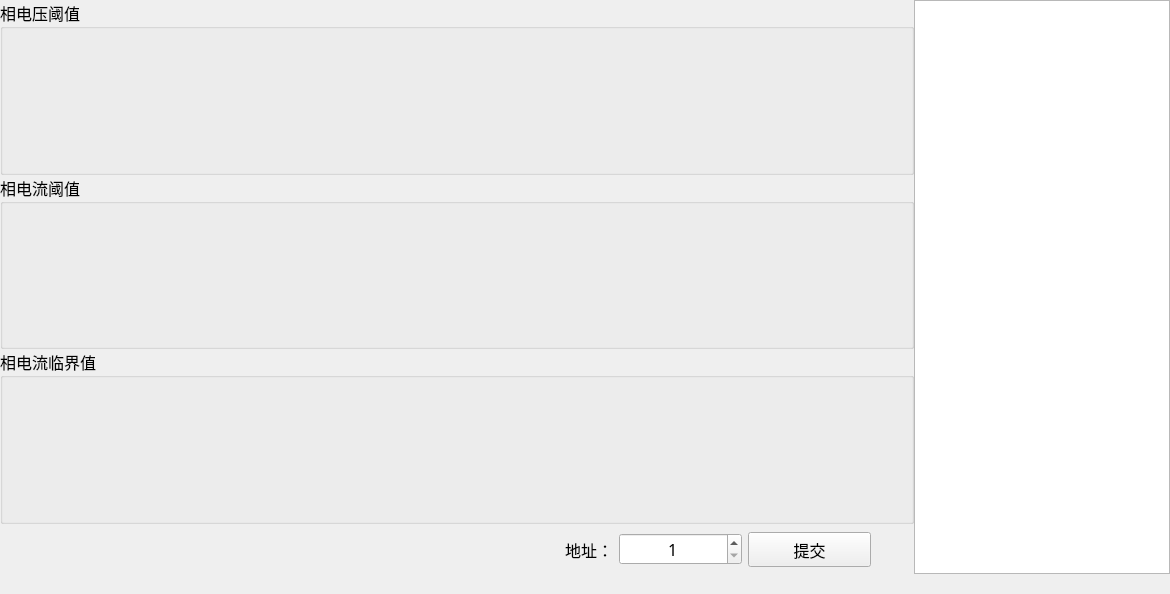
<?xml version="1.0" encoding="UTF-8"?>
<ui version="4.0">
 <class>MV1Set_LineWid</class>
 <widget class="QWidget" name="MV1Set_LineWid">
  <property name="geometry">
   <rect>
    <x>0</x>
    <y>0</y>
    <width>1170</width>
    <height>594</height>
   </rect>
  </property>
  <property name="font">
   <font>
    <family>微软雅黑</family>
    <pointsize>12</pointsize>
   </font>
  </property>
  <property name="windowTitle">
   <string>Form</string>
  </property>
  <layout class="QGridLayout" name="gridLayout">
   <property name="leftMargin">
    <number>0</number>
   </property>
   <property name="topMargin">
    <number>0</number>
   </property>
   <property name="rightMargin">
    <number>0</number>
   </property>
   <property name="bottomMargin">
    <number>20</number>
   </property>
   <property name="spacing">
    <number>0</number>
   </property>
   <item row="0" column="0">
    <layout class="QVBoxLayout" name="verticalLayout">
     <item>
      <widget class="QGroupBox" name="volGroup">
       <property name="font">
        <font>
         <family>微软雅黑</family>
         <pointsize>12</pointsize>
        </font>
       </property>
       <property name="title">
        <string>相电压阈值</string>
       </property>
      </widget>
     </item>
     <item>
      <widget class="QGroupBox" name="curGroup">
       <property name="font">
        <font>
         <family>微软雅黑</family>
         <pointsize>12</pointsize>
        </font>
       </property>
       <property name="title">
        <string>相电流阈值</string>
       </property>
      </widget>
     </item>
     <item>
      <widget class="QGroupBox" name="groupBox">
       <property name="font">
        <font>
         <family>微软雅黑</family>
         <pointsize>12</pointsize>
        </font>
       </property>
       <property name="title">
        <string>相电流临界值</string>
       </property>
      </widget>
     </item>
     <item>
      <widget class="QWidget" name="widget" native="true">
       <property name="maximumSize">
        <size>
         <width>16777215</width>
         <height>50</height>
        </size>
       </property>
       <widget class="QWidget" name="layoutWidget_2">
        <property name="geometry">
         <rect>
          <x>490</x>
          <y>0</y>
          <width>381</width>
          <height>51</height>
         </rect>
        </property>
        <layout class="QHBoxLayout" name="horizontalLayout">
         <item>
          <widget class="QLabel" name="label">
           <property name="minimumSize">
            <size>
             <width>100</width>
             <height>30</height>
            </size>
           </property>
           <property name="font">
            <font>
             <family>微软雅黑</family>
             <pointsize>12</pointsize>
            </font>
           </property>
           <property name="text">
            <string>地址：</string>
           </property>
           <property name="alignment">
            <set>Qt::AlignRight|Qt::AlignTrailing|Qt::AlignVCenter</set>
           </property>
          </widget>
         </item>
         <item>
          <widget class="QSpinBox" name="spinBox">
           <property name="minimumSize">
            <size>
             <width>100</width>
             <height>30</height>
            </size>
           </property>
           <property name="font">
            <font>
             <family>微软雅黑</family>
             <pointsize>12</pointsize>
            </font>
           </property>
           <property name="alignment">
            <set>Qt::AlignCenter</set>
           </property>
           <property name="minimum">
            <number>1</number>
           </property>
          </widget>
         </item>
         <item>
          <widget class="QPushButton" name="pushButton">
           <property name="minimumSize">
            <size>
             <width>120</width>
             <height>35</height>
            </size>
           </property>
           <property name="font">
            <font>
             <family>微软雅黑</family>
             <pointsize>12</pointsize>
            </font>
           </property>
           <property name="text">
            <string>提交</string>
           </property>
          </widget>
         </item>
        </layout>
       </widget>
      </widget>
     </item>
    </layout>
   </item>
   <item row="0" column="1">
    <widget class="QTextEdit" name="textEdit">
     <property name="sizePolicy">
      <sizepolicy hsizetype="Expanding" vsizetype="Expanding">
       <horstretch>0</horstretch>
       <verstretch>0</verstretch>
      </sizepolicy>
     </property>
     <property name="minimumSize">
      <size>
       <width>256</width>
       <height>400</height>
      </size>
     </property>
     <property name="maximumSize">
      <size>
       <width>256</width>
       <height>16777215</height>
      </size>
     </property>
     <property name="font">
      <font>
       <family>微软雅黑</family>
       <pointsize>12</pointsize>
      </font>
     </property>
    </widget>
   </item>
  </layout>
 </widget>
 <resources/>
 <connections/>
</ui>
